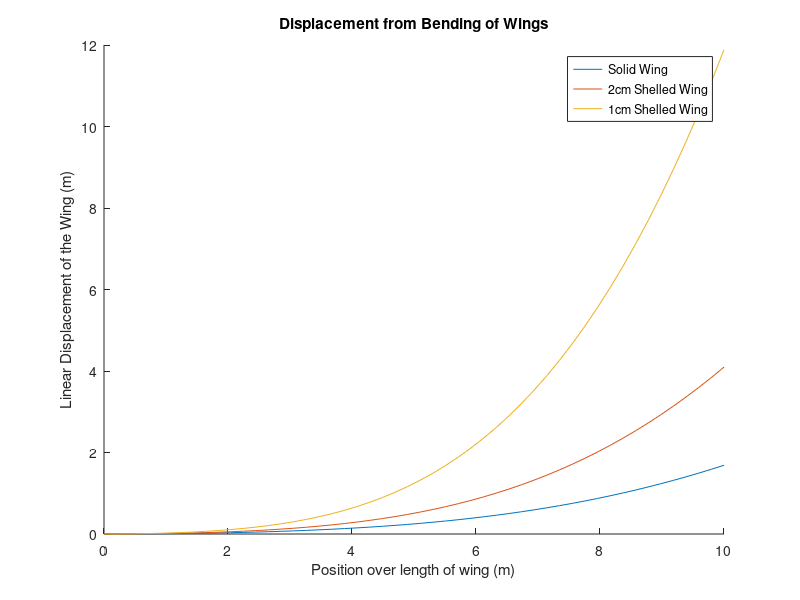
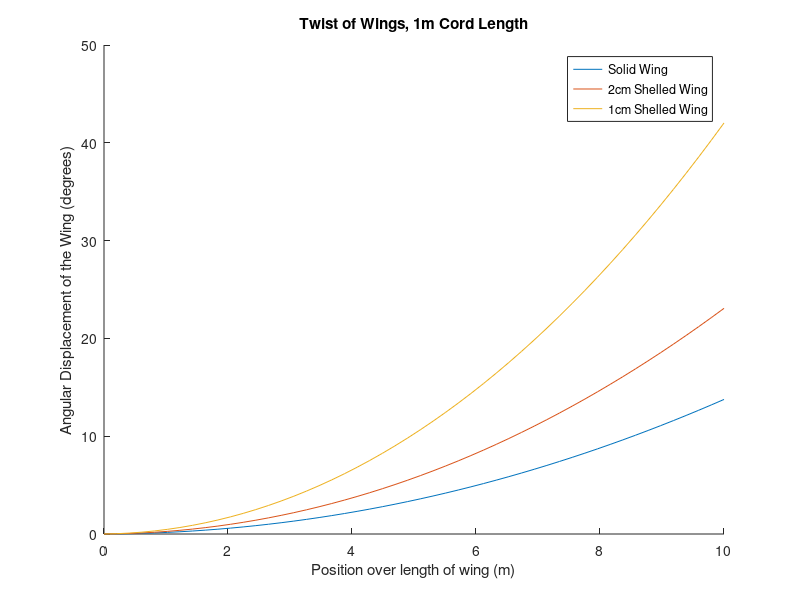
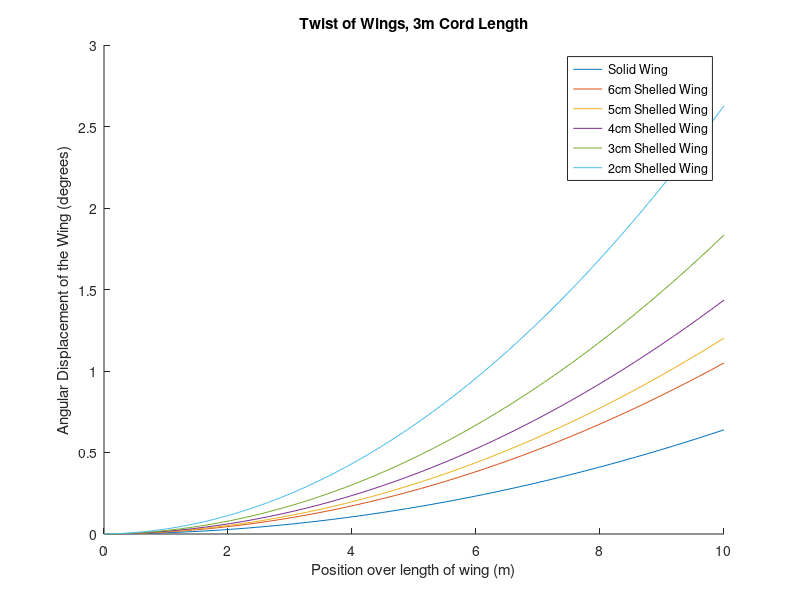

The MATLAB source for these figures, in order:
% MechSolids Airfoil Project
% Lindsey Andrade, Ambika Goel, Caleb Kissel

function airfoil()
close all
% c = 1; %cord length meters

% Constants 
rho =  1.225; % density of air kg/m3
V = 245; % airspeed m/s
%A = 20.4124; % cross section of the wing (for lift)
G = 24e9; %N/m^2 
%J = 0.0046;
%L = 10; % length of wing (m)
%Izz =  0.0046;
E = 68.9e9; 

alpha_initial = 0.1; %initial angle of attack in radians

% solid wing
[X1, T1, Phi1, PhiTotal1, LiftForce1, disp1] = calculation(20.4124, 0.0046, 0.0046, 10, 1);

% 2cm shelled hollow wing
[X2, T2, Phi2, PhiTotal2, LiftForce2, disp2] = calculation(20.4124, 0.0028, 0.0028, 10, 1); 

% 1cm shelled hollow wing
[X3, T3, Phi3, PhiTotal3, LiftForce3, disp3] = calculation(20.4123, 0.0016, 0.0016, 10, 1);

% 6cm shelled 3m cord
[X4, T4, Phi4, PhiTotal4, LiftForce4, disp4] = calculation(61.2347, 0.2275, 0.2275, 10, 3);

% 3m cord, solid wing
[X5, T5, Phi5, PhiTotal5, LiftForce5, disp5] = calculation(61.2347, 0.3731, 0.3731, 10, 3)

% 5cm shelled 3m cord
[X6, T6, Phi6, PhiTotal6, LiftForce6, disp6] = calculation(61.2347, 0.1987,  0.1987, 10, 3);

% 4cm shelled 3m cord
[X7, T7, Phi7, PhiTotal7, LiftForce7, disp7] = calculation(61.2347, 0.1665,  0.1665, 10, 3);

% 3cm shelled 3m cord
[X8, T8, Phi8, PhiTotal8, LiftForce8, disp8] = calculation(61.2347, 0.1304,  0.1304, 10, 3);

% 2cm shelled 3m cord
[X9, T9, Phi9, PhiTotal9, LiftForce9, disp9] = calculation(61.2347, 0.0912,  0.0912, 10, 3);

figure
hold all
plot(X1, disp1)
plot(X2, disp2)
plot(X3, disp3)
title('Displacement from Bending of Wings')
legend('Solid Wing', '2cm Shelled Wing', '1cm Shelled Wing', 'Location', 'Best')
xlabel('Position over length of wing (m)')
ylabel('Linear Displacement of the Wing (m)')

figure
hold all
plot(X1, PhiTotal1*180/pi)
plot(X2, PhiTotal2*180/pi)
plot(X3, PhiTotal3*180/pi)
title('Twist of Wings, 1m Cord Length') 
legend('Solid Wing','2cm Shelled Wing','1cm Shelled Wing', 'Location', 'Best')
xlabel('Position over length of wing (m)')
ylabel('Angular Displacement of the Wing (degrees)')

figure 
hold all
plot(X5, PhiTotal5*180/pi)
plot(X4, PhiTotal4*180/pi)
plot(X6, PhiTotal6*180/pi)
plot(X7, PhiTotal7*180/pi)
plot(X8, PhiTotal8*180/pi)
plot(X9, PhiTotal9*180/pi)
title('Twist of Wings, 3m Cord Length') 
legend( 'Solid Wing', '6cm Shelled Wing','5cm Shelled Wing', '4cm Shelled Wing', '3cm Shelled Wing', '2cm Shelled Wing', 'Location', 'Best')
xlabel('Position over length of wing (m)')
ylabel('Angular Displacement of the Wing (degrees)')


    function [X, T, Phi, PhiTotal, LiftForce, disp] = calculation(A, J, Izz, L, cord)

            LiftConst = (1/2 * rho * V^2 * A); %lift bullshit Lift = 2pi(1/2 * rho * V^2 * A); 
            f = 2*pi; % lift fudge factor
            C = LiftConst * f; %coefficient of lift
            
            d = abs(0.4679 - cord/4);

            X = linspace(0, L, 50);
            T = zeros(1, length(X));
            Phi = zeros(1, length(X));

            for i = 1 : length(X)
            T(i) = d * C * alpha_initial * exp((d*C*X(i))/(J*G)); 
            Phi(i) = alpha_initial * (exp(d*C*X(i)/(J*G)) - 1); 
            end

            PhiTotal = cumsum(Phi); 
            AngleOfAttack = alpha_initial*ones(1, length(PhiTotal)) + PhiTotal; 

            LiftForce = C * AngleOfAttack;

            % Find bending displacement 
            disp = zeros(1, length(X)); 

            for i = 1 : length(X)
                x = X(i); 
                P = LiftForce(i); 
                disp(i) = P*x^2 / (6*E*Izz) * (3*L - x); 
            end

    end
% plot(X, T)
% title('Torque acting on wing')
% 
% figure
% plot(X, Phi)
% title('Ammount of deflection long wing')
% 
% figure
% plot(X, PhiTotal)
% title('Total Angluar Displacement')
% 
% figure
% plot(X, LiftForce)
% title('Lift Force Over Wing')
% 
% figure
% plot(X, disp)
% title('Bending Displacement')
end
